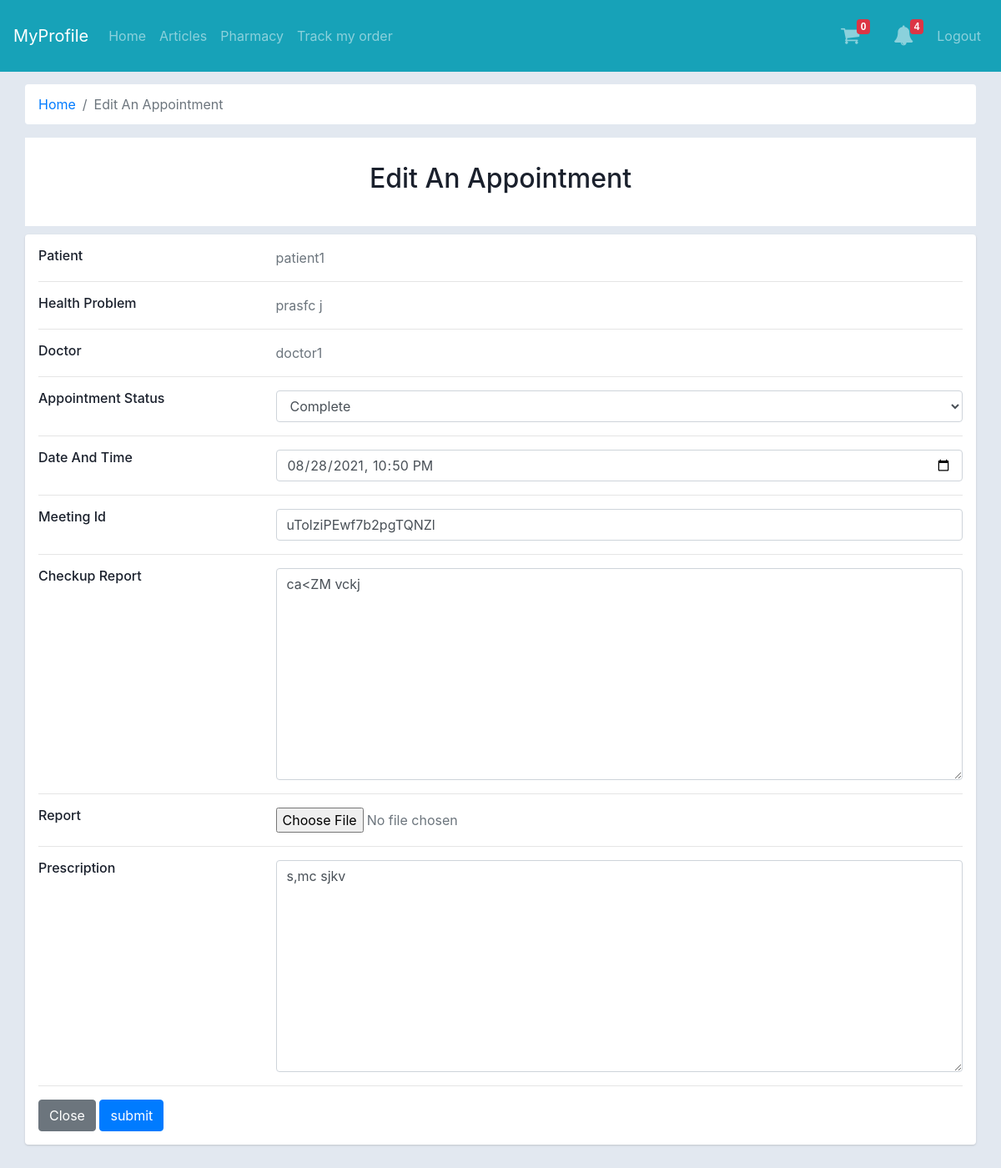
The page /appointments/9/edit (signed in) on the database its author committed.
### mainapp/models.py (models this page shows, shortened)
class Appointments(models.Model):
    a_status_ch = (
        ('1', 'Pending'),
        ('2', 'Canceled'),
        ('3', 'Confirm'),
        ('4', 'Complete'),
    )
    patient = models.ForeignKey(User, models.SET_NULL, verbose_name='Patient',
                                blank=True, null=True, related_name="patient", limit_choices_to={'is_patient': True}, )
    p_h_problem = models.TextField(verbose_name='Health Problem', blank=True, null=True)
    doctor = models.ForeignKey(User, models.SET_NULL, verbose_name='Doctor',
                               blank=True, null=True, related_name="doctor", limit_choices_to={'is_doctor': True})
    a_status = models.CharField(verbose_name='Appointment Status', max_length=20, choices=a_status_ch,
                                default='1', blank=True, null=True)
    a_date_time = models.DateTimeField(verbose_name='Date And Time', blank=True, null=True)
    a_meeting_id = models.CharField(verbose_name='Appointment Meeting ID', max_length=255, blank=True, null=True)
    checkup_report = models.TextField(verbose_name='Report', blank=True, null=True)
    checkup_report_file = models.FileField(verbose_name='Report File', upload_to='checkupreport/', blank=True,
                                           null=True)
    d_prescription = models.TextField(verbose_name='Doctor Prescription', blank=True, null=True)

class User(AbstractUser):
    user_mobile = models.IntegerField(null=True)
    user_address = models.TextField(verbose_name='Address', blank=True, null=True)
    user_image = models.ImageField(blank=True, null=True, upload_to='profileimages/', )
    is_hospital_staff = models.BooleanField(verbose_name="Hospital Staff", default=False, )
    is_patient = models.BooleanField(verbose_name="Patient", default=False, )
    is_doctor = models.BooleanField(verbose_name="Doctor", default=False, )
    objects = UserManager()
    class Meta:
        verbose_name_plural = '1. Users'

### mainapp/views.py (the view, shortened to what this page needs)
# urls.py: path('appointments/<int:eaid>/edit', views.edit_appointment, name='edit_appointment'),
def edit_appointment(request, eaid):
    objnotify = allnotification(request)
    objapnmt = Appointments.objects.get(id=eaid)
    form = EditAppointment(instance=objapnmt)
    context = {'form': form, 'objapnmt': objapnmt, 'objnotify': objnotify}
    return render(request, 'edit_appointment.html', context)

### mainapp/forms.py
class EditAppointment(forms.ModelForm):
    class Meta:
        model = Appointments
        fields = ['p_h_problem', 'a_status', 'a_date_time', 'a_meeting_id', 'checkup_report',
                  'checkup_report_file', 'd_prescription']
        widgets = {
            "p_h_problem": Textarea(
                attrs={
                    "class": "form-control",
                }),
            "a_status": Select(
                attrs={
                    "class": "form-control",
                }),
            "a_date_time": TextInput(
                attrs={
                    'class': 'form-control',
                    'type': 'datetime-local',
                }),
            "a_meeting_id": TextInput(
                attrs={
                    "class": "form-control",
                }),
            "checkup_report": Textarea(
                attrs={
                    "class": "form-control",
                }),
            "d_prescription": Textarea(
                attrs={
                    "class": "form-control",
                }),
        }

### mainapp/views.py (called while the page is built, shortened)
def allnotification(request):
    ptosns = None
    stopns = None
    stodns = None
    dtopns = None
    ncount = None
    if request.user.is_staff or request.user.is_hospital_staff:
        ptosns = PtoSNotification.objects.all()
        if ptosns:
            ncount = ptosns.count()
    if request.user.is_doctor:
        stodns = StoDNotification.objects.filter(doctor=request.user.username)
        if stodns:
            ncount = stodns.count()
    return {'ptosns': ptosns,
            'stopns': stopns,
            'stodns': stodns,
            'dtopns': dtopns,
            'ncount': ncount}

### templates/edit_appointment.html (shortened to what this page needs)
{% extends "base.html" %}
{%block maincontent%}
<div class="container-fluid">
    <div class="main-body">
        <nav aria-label="breadcrumb" class="main-breadcrumb ">
            <ol class="breadcrumb b-bg-c">
                <li class="breadcrumb-item"><a href="{%url 'index' %}">Home</a></li>
                <li class="breadcrumb-item active" aria-current="page">Edit An Appointment</li>
            </ol>
        </nav>
        <header>
            <h2>Edit An Appointment</h2>
        </header>
        <div class="row gutters-sm">
            <div class="col">
                <div class="card mb-3">
                    <div class="card-body">
                        {%if request.user.username == objapnmt.patient.username %}
                        <form method="POST" enctype="multipart/form-data">
                            {%csrf_token%}
                            <div class="row">
                                <div class="col-sm-3">
                                    <h6 class="mb-0">Patient</h6>
                                </div>
                                <div class="col-sm-9 text-secondary">
                                    {{objapnmt.patient.username}}
                                </div>
                            </div>
                            <hr>
                            <div class="row">
                                <div class="col-sm-3">
                                    <h6 class="mb-0">Health Problem</h6>
                                </div>
                                <div class="col-sm-9 text-secondary">
                                    {{form.p_h_problem}}
                                    {% if form.p_h_problem.errors %}
                                    <small class="help-block-none">{{form.p_h_problem.errors}}</small>
                                    {% endif%}
                                </div>
                            </div>
                            <hr>
                            <div class="row">
                                <div class="col-sm-3">
                                    <h6 class="mb-0">Doctor</h6>
                                </div>
                                <div class="col-sm-9 text-secondary">
                                    {{objapnmt.doctor.username}}
                                </div>
                            </div>
                            <hr>
                            <div class="row">
                                <div class="col-sm-3">
                                    <h6 class="mb-0">Appointment Status</h6>
                                </div>
                                <div class="col-sm-9 text-secondary">
                                    {{objapnmt.get_a_status_display}}
                                </div>
                            </div>
                            {%if objapnmt.a_status == '3' or objapnmt.a_status == '4' %}
                            <hr>
                            <div class="row">
                                <div class="col-sm-3">
                                    <h6 class="mb-0">Date And Time</h6>
                                </div>
                                <div class="col-sm-9 text-secondary">
                                    {{objapnmt.a_date_time}}
                                </div>
                            </div>
                            <hr>
                            <div class="row">
                                <div class="col-sm-3">
                                    <h6 class="mb-0">Meeting Id</h6>
                                </div>
                                <div class="col-sm-9 text-secondary">
                                    {{objapnmt.a_meeting_id}}
                                </div>
                            </div>
                            <hr>
                            <div class="row">
                                <div class="col-sm-3">
                                    <h6 class="mb-0">Checkup Report</h6>
                                </div>
                                <div class="col-sm-9 text-secondary">
                                    {{objapnmt.checkup_report}}
                                </div>
                            </div>
                            <hr>
                            <div class="row">
                                <div class="col-sm-3">
                                    <h6 class="mb-0">Report</h6>
                                </div>
                                <div class="col-sm-9 text-secondary">
                                    {%if objapnmt.checkup_report_file %}
                                    <a href="{{objapnmt.checkup_report_file.url}}">view</a>
                                    {%endif%}
                                </div>
                            </div>
                            <hr>
                            <div class="row">
                                <div class="col-sm-3">
                                    <h6 class="mb-0">Prescription</h6>
                                </div>
                                <div class="col-sm-9 text-secondary">
                                    {{objapnmt.d_prescription}}
                                </div>
                            </div>
                            {%endif%}
                            <hr>
                            <div class="row">
                                <div class="col-sm-9 text-secondary">
                                    <a href="{{ request.META.HTTP_REFERER }}" class="btn btn-secondary">Close</a>
                                    <input type="submit" name="submit" value="submit" class="btn btn-primary">
                                </div>
                            </div>
                        </form>
                        {%elif request.user.username == objapnmt.doctor.username %}
                        <form method="POST" enctype="multipart/form-data">
                            <div class="row">
                                <div class="col-sm-3">
                                    <h6 class="mb-0">Patient</h6>
                                </div>
                                <div class="col-sm-9 text-secondary">
                                    {{objapnmt.patient.username}}
                                </div>
                            </div>
                            <hr>
                            <div class="row">
                                <div class="col-sm-3">
                                    <h6 class="mb-0">Health Problem</h6>
                                </div>
                                <div class="col-sm-9 text-secondary">
                                    {{objapnmt.p_h_problem}}
                                </div>
                            </div>
                            <hr>
                            <div class="row">
                                <div class="col-sm-3">
                                    <h6 class="mb-0">Doctor</h6>
                                </div>
                                <div class="col-sm-9 text-secondary">
                                    {{objapnmt.doctor.username}}
                                </div>
                            </div>
                            <hr>
                            <div class="row">
                                <div class="col-sm-3">
                                    <h6 class="mb-0">Appointment Status</h6>
                                </div>
                                <div class="col-sm-9 text-secondary">
                                    {{form.a_status}}
                                </div>
                            </div>
                            <hr>
                            <div class="row">
                                <div class="col-sm-3">
                                    <h6 class="mb-0">Date And Time</h6>
                                </div>
                                <div class="col-sm-9 text-secondary">
                                    <input type="datetime-local" name="a_date_time" class="form-control" id="id_a_date_time" value="{{objapnmt.a_date_time|date:'Y-m-d'}}T{{objapnmt.a_date_time|time:'H:i:s'}}">
                                </div>
                            </div>
                            <hr>
                            <div class="row">
                                <div class="col-sm-3">
                                    <h6 class="mb-0">Meeting Id</h6>
                                </div>
                                <div class="col-sm-9 text-secondary">
                                    {{form.a_meeting_id}}
                                </div>
                            </div>
                            <hr>
                            <div class="row">
                                <div class="col-sm-3">
                                    <h6 class="mb-0">Checkup Report</h6>
                                </div>
                                <div class="col-sm-9 text-secondary">
                                    {{form.checkup_report}}
                                </div>
                            </div>
                            <hr>
                            <div class="row">
                                <div class="col-sm-3">
                                    <h6 class="mb-0">Report</h6>
                                </div>
                                <div class="col-sm-9 text-secondary">
                                    {{form.checkup_report_file}}
                                </div>
                            </div>
                            <hr>
                            <div class="row">
                                <div class="col-sm-3">
                                    <h6 class="mb-0">Prescription</h6>
                                </div>
                                <div class="col-sm-9 text-secondary">
                                    {{form.d_prescription}}
                                </div>
                            </div>
                            <hr>
                            <div class="row">
                                <div class="col-sm-9 text-secondary">
                                    <a href="{{ request.META.HTTP_REFERER }}" class="btn btn-secondary">Close</a>
                                    <input type="submit" name="submit" value="submit" class="btn btn-primary">
                                </div>
                            </div>
                        </form>
                        {%endif%}
                    </div>
                </div>
            </div>
        </div>
    </div>
</div>
{%endblock%}

### templates/base.html (style rules this page uses)
header { background-color: white; padding: 30px; text-align: center; font-size: 35px; margin-bottom: 10px; }
.b-bg-c { background-color: white; }

### templates/edit_appointment.html (style rules this page uses)
body { color: #1a202c; text-align: left; background-color: #e2e8f0; }
.main-body { padding: 15px; }
.card { box-shadow: 0 1px 3px 0 rgba(0, 0, 0, .1), 0 1px 2px 0 rgba(0, 0, 0, .06); }
.card { position: relative; display: flex; flex-direction: column; min-width: 0; word-wrap: break-word; background-color: #fff; background-clip: border-box; border: 0 solid rgba(0, 0, 0, .125); border-radius: .25rem; }
.card-body { flex: 1 1 auto; min-height: 1px; padding: 1rem; }
.gutters-sm { margin-right: -8px; margin-left: -8px; }
.gutters-sm>.col, .gutters-sm>[class*=col-] { padding-right: 8px; padding-left: 8px; }
.mb-3, .my-3 { margin-bottom: 1rem !important; }

### rows shown on the page
Appointments: patient.username "patient1", p_h_problem "prasfc j", doctor.username "doctor1", a_status "Complete", a_date_time "08/28/2021 22:50", a_meeting_id "uTolziPEwf7b2pgTQNZl", checkup_report "ca<ZM vckj", d_prescription "s,mc sjkv"

### other values the page prints
{{ objnotify.ncount }} "4"
